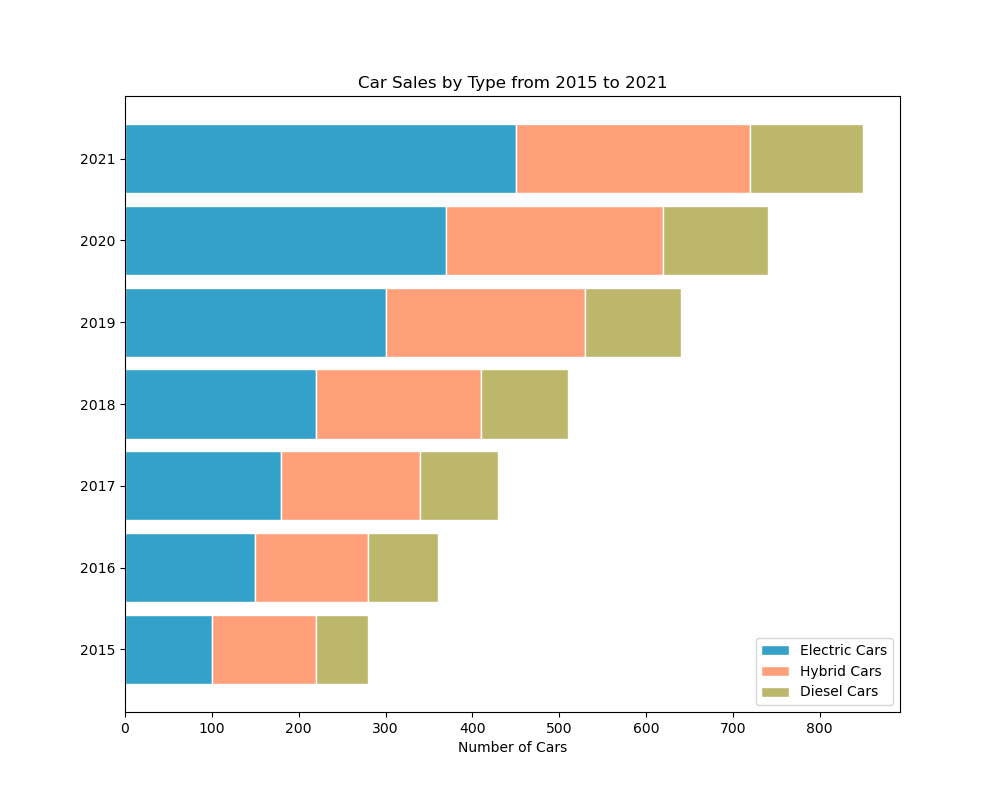

Recreate this plot in Python.

import matplotlib.pyplot as plt

# Data
years = ['2015', '2016', '2017', '2018', '2019', '2020', '2021']
electricCars = [100, 150, 180, 220, 300, 370, 450]
hybridCars = [120, 130, 160, 190, 230, 250, 270]
dieselCars = [60, 80, 90, 100, 110, 120, 130]

# Plot
fig, ax = plt.subplots(figsize=(10, 8))

ax.barh(years, electricCars, color='#33A1C9', edgecolor='white', height=0.85,
        label='Electric Cars')
ax.barh(years, hybridCars, left=electricCars, color='#FFA07A', edgecolor='white',
        height=0.85, label='Hybrid Cars')
ax.barh(years, dieselCars, left=[i + j for i, j in zip(electricCars, hybridCars)], 
        color='#BDB76B', edgecolor='white', height=0.85, label='Diesel Cars')

# Labels and Title
ax.set_xlabel('Number of Cars')
ax.set_title('Car Sales by Type from 2015 to 2021')
ax.legend()

# Display the plot
plt.show()
